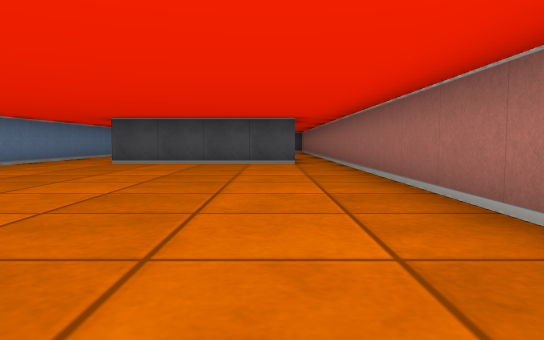
View 1 (above)

15 first-person views from a walk through a cub3D maze. The camera is about half as high as the walls, tilts 4° down and sees 70° across. The floor is counted in squares. Each view is taken from the middle of a square. On the plan, view 1 faces up. The plan holds only what a view shows up to about 9 squares ahead; the rest is blank.

View 2
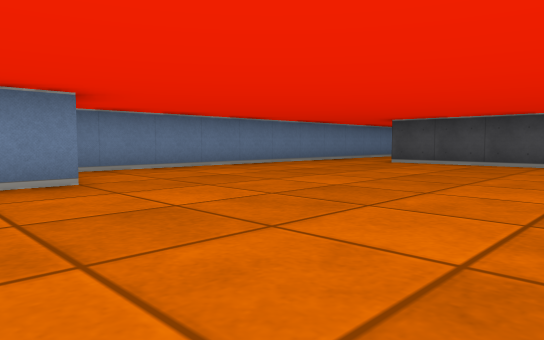

View 3
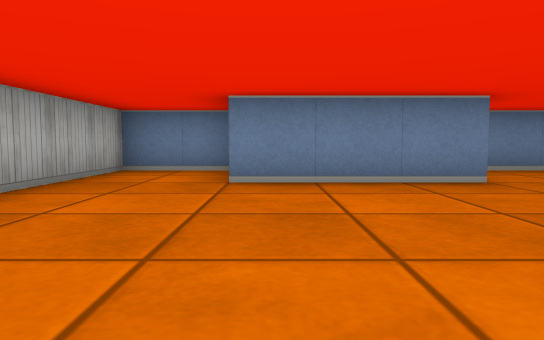

View 4
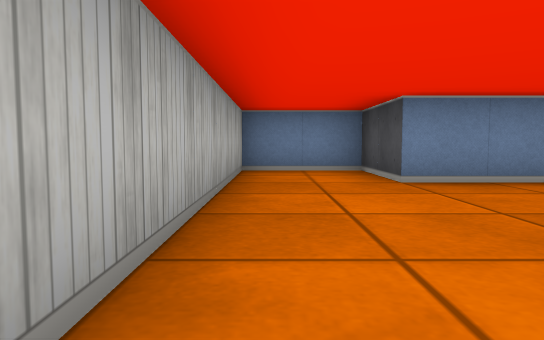

View 5
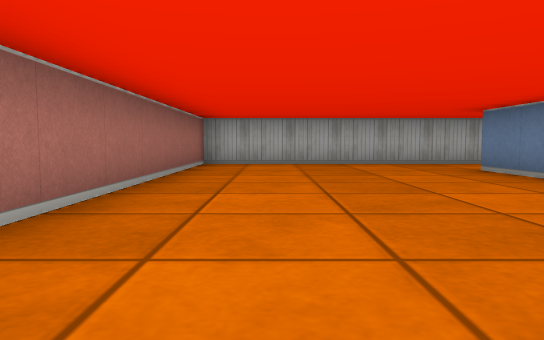

View 6
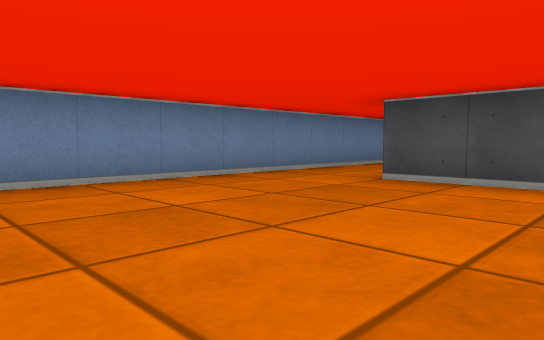

View 7
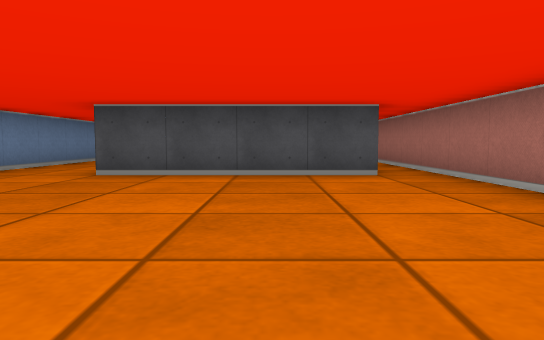

View 8
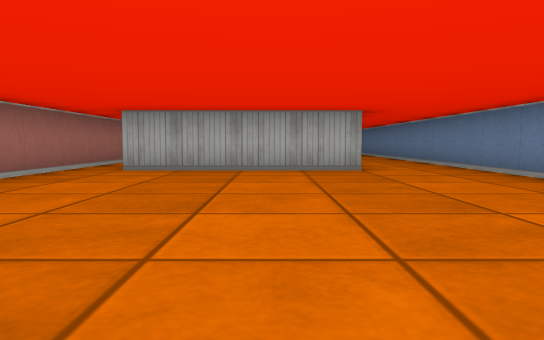

View 9
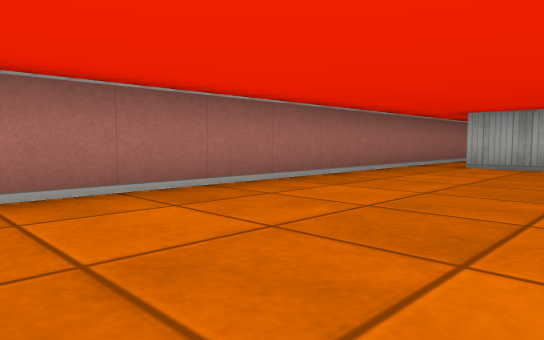

View 10
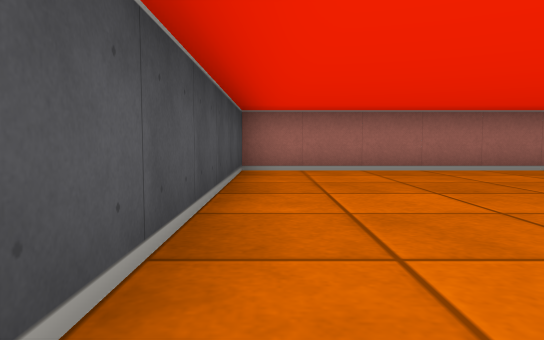

View 11
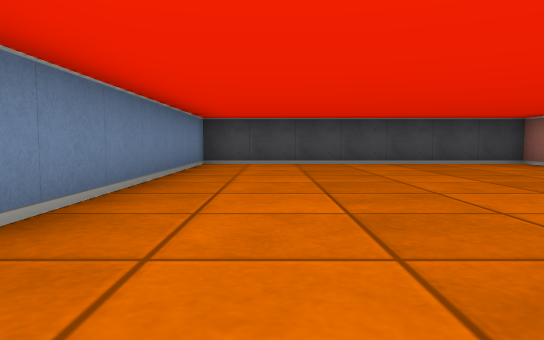

View 12
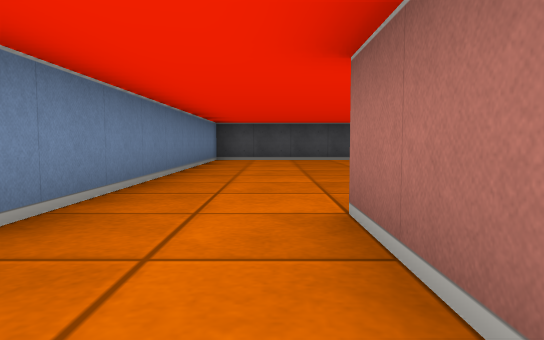

View 13
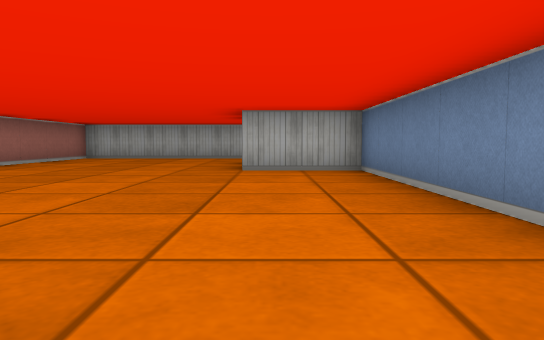

View 14
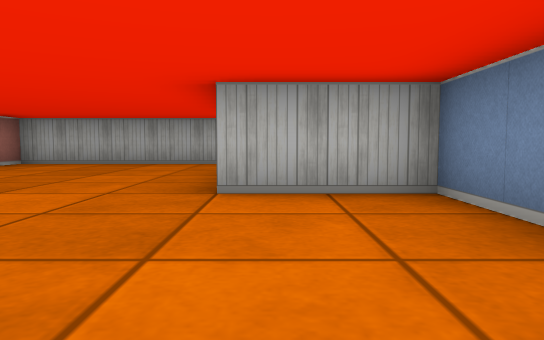

View 15
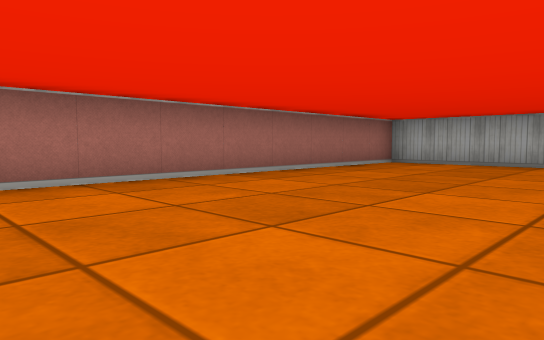

### Floor plan
Points are (right, up) in squares from view 1. A wall is a line through its corners. A room is listed if a view was taken in it or the views show most of it. See-through windows are left out.
Room 1 (views 1, 2, 3, 4, 5, 6, 7, 13, 14, 15)
walls: (0.6, 8.5) (-3.5, 8.5); (-5.5, 8.5) (-5.5, 1.5) (-3.5, 1.5) (-3.5, -1.5) (-5.5, -1.5) (-5.5, -3.5) (1.5, -3.5) (1.5, 8.5)
ways out: opening at (-4.5, 9) to room 2; opening at (1, 9) to room 2
Room 2 (views 8, 9, 10, 11, 12)
walls: (-3.5, 9.6) (-3.5, 11.5) (0.5, 11.5); (1.5, 8.5) (1.5, 19.5) (-5.5, 19.5) (-5.5, 8.5)
ways out: opening at (-4.5, 9) to room 1; opening at (1, 9) to room 1

Positions as (right, up) in squares from view 1, and headings:
1: (0, 0), facing up
2: (1, 0), facing up-left
3: (1, -1), facing left
4: (1, -3), facing left
5: (0, 5), facing down
6: (-1, 4), facing up-left
7: (-1, 3), facing up
8: (-2, 18), facing down
9: (-2, 19), facing down-right
10: (-5, 19), facing right
11: (-4, 11), facing up
12: (-4, 9), facing up
13: (-4, 8), facing down
14: (-4, 5), facing down
15: (-3, 5), facing down-right
